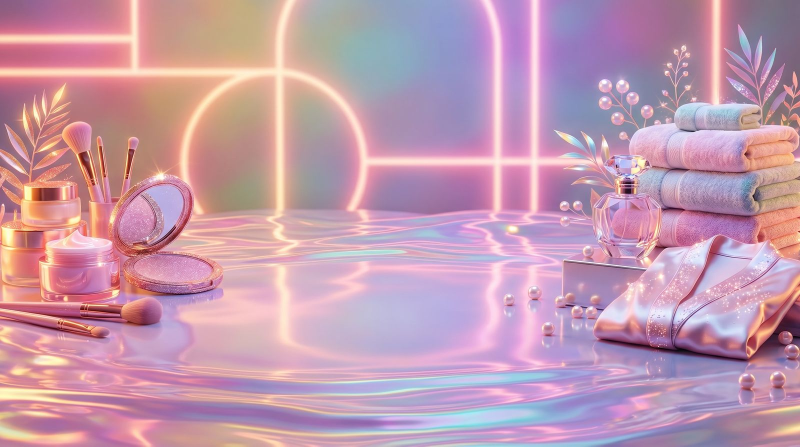
#> input picture community-shop/assets/ui/bg-health-beauty.jpg, 1600 x 893 px (shown at 1/2 size)
$ python -i extract.py   (imports and definitions only)
#> lines starting #> are read from the running program, lines starting #| are printed output that depends on the picture; after the words box and inside, x2 and y2 are one past the last pixel; in counts of white or black regions, pixels touching at a corner belong together
#> further down, picture is the input picture: PIL image 1600x893 RGB; mean R, G, B 195.9, 154.3, 174.6
#!/usr/bin/env python3
"""Zieht Produkte, Partner-Deals, Marken-Logos und Bilder aus einer
SingleFile-Speicherung der INCENT-Kategorie „Health & Beauty“.

    python3 tools/extract.py "/pfad/zu/Health & Beauty - incent.html"

Schreibt:
    data/catalog.json   alle Produkte (einmalig je Marke + Titel)
    data/deals.json     alle Partner-Deals
    data/brands.json    alle Marken-Logos aus „Top Brands“
    assets/products/    Bilder der Produkte aus data/selection.json
    assets/deals/       Bilder der Deals aus data/selection.json
    assets/logos/       alle Marken-Logos
    assets/ui/          Zahlungsarten + Hintergrundbild der Kategorie

Benötigt Pillow (pip install pillow).
"""
from __future__ import annotations

import base64
import html
import io
import json
import re
import sys
import unicodedata
import urllib.parse
from pathlib import Path

from PIL import Image, ImageChops

ROOT = Path(__file__).resolve().parent.parent
DATA = ROOT / "data"
ASSETS = ROOT / "assets"


# --------------------------------------------------------------- helpers
# [25 lines left out: functions slugify, euro, decode_data_uri, attr, not called in this run]


IMG_TAG = r"""<img\b(?:[^>"']|"[^"]*"|'[^']*')*>"""  # Attribute dürfen ">" enthalten (SVG-Platzhalter)


def text_of(block: str, pattern: str) -> str | None:
    m = re.search(pattern, block, re.S)
    return norm(html.unescape(m.group(1))) if m else None


def norm(text: str) -> str:
    """Einheitliche Schreibweise (NFC, normale Leerzeichen), damit selection.json sicher passt."""
    return re.sub(r"\s+", " ", unicodedata.normalize("NFC", text).replace("\xa0", " ")).strip()


class Page:
    # [15 lines left out: functions __init__, image_of, not called in this run]


def knockout_white(im: Image.Image) -> Image.Image:
    """Weißen Hintergrund transparent machen (INCENT-Logo liegt im Shop auf Weiß)."""
    im = im.convert("RGBA")
    r, g, b, a = im.split()
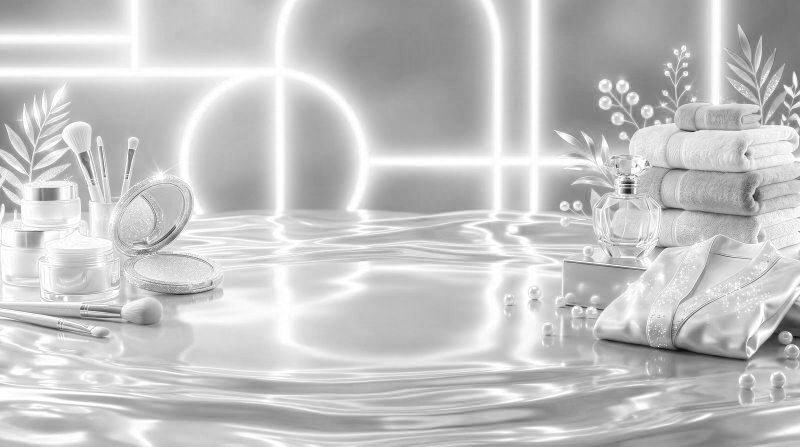
#> r: PIL image 1600x893 L (shown at 1/2 size); min 5, max 255, mean 195.9
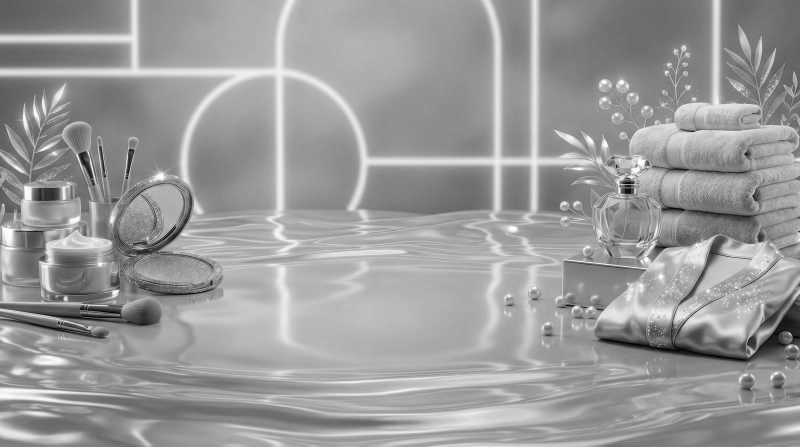
#> g: PIL image 1600x893 L (shown at 1/2 size); min 0, max 255, mean 154.3
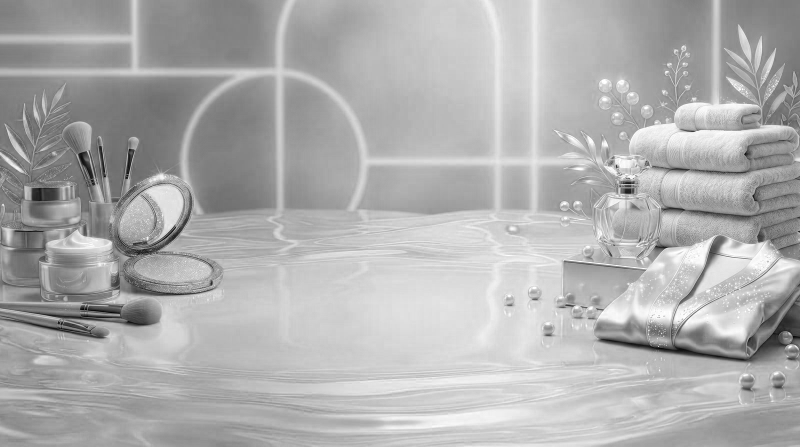
#> b: PIL image 1600x893 L (shown at 1/2 size); min 0, max 255, mean 174.6
#> a: PIL image 1600x893 L; every value is 255
    white = ImageChops.multiply(ImageChops.multiply(r.point(lambda v: 255 if v > 242 else 0),
                                                    g.point(lambda v: 255 if v > 242 else 0)),
                                b.point(lambda v: 255 if v > 242 else 0))
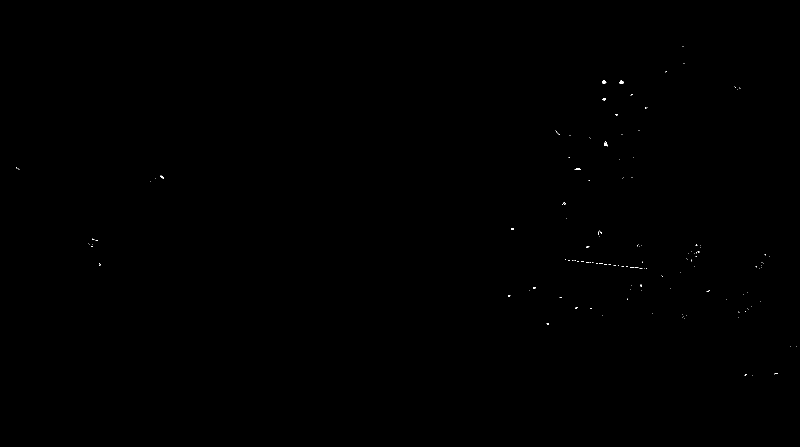
#> white: PIL image 1600x893 L (shown at 1/2 size); 0.05% white in thin lines or dots, all inside (x1, y1, x2, y2) = (32, 92, 1594, 752)
    im.putalpha(ImageChops.multiply(a, ImageChops.invert(white)))
    return im


# [158 lines left out: functions save_image, extract_products, extract_deals, extract_brand_logos, extract_ui, main, not called in this run]


# [2 lines not run here, left out]

>>> from PIL import Image
>>> picture = Image.open('../assets/ui/bg-health-beauty.jpg')
>>> result = knockout_white(picture)
